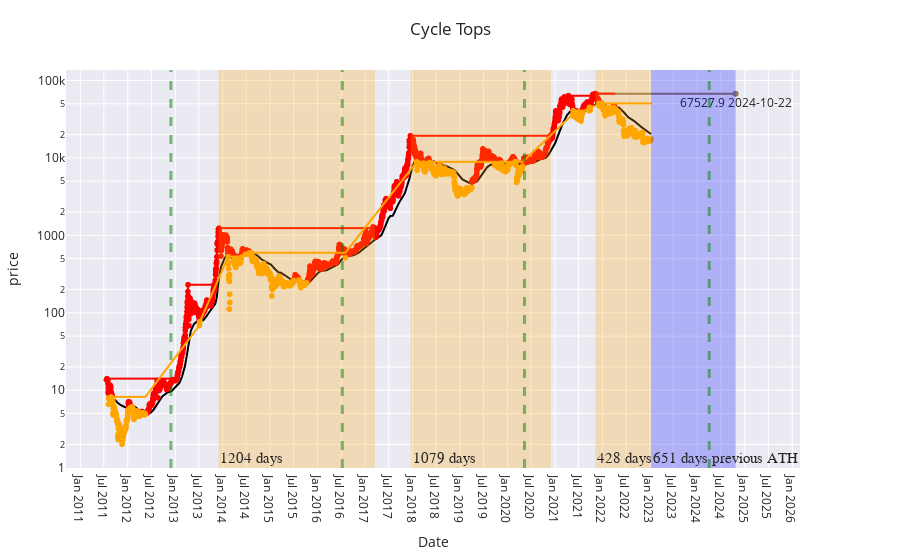

Notebook cell for this chart:
### Code cell
## Approximate date/time to reach previous ATH

import plotly.express as px
import plotly.graph_objects as go
fig = px.scatter(df, x="date", y="price", color="status", color_discrete_sequence=["red", "orange"], trendline="expanding", trendline_options=dict(function="max"), 
                 title="price")

fig.add_trace(go.Scatter(name="MeanAvg", x=df['date'], y=df['meanavge'], marker = {'color' : 'black'}, legendrank=2))
# fig.add_trace(go.Scatter(name="Middle Bound", x=prediction['ds'],  mode = 'lines',line=dict(width=1,color='darkred'), y=np.exp(prediction['yhat']), legendrank=2))
# fig.add_trace(go.Scatter(name="Lower Bound", x=prediction['ds'],  mode = 'lines',line=dict(width=1,color='darkred'), y=np.exp(prediction['yhat_lower']), legendrank=1))
# fig.add_trace(go.Scatter(name="Upper Bound", x=prediction['ds'], mode = 'lines',line=dict(width=1,color='darkred'), y=np.exp(prediction['yhat_upper']), legendrank=1))

fig.update_yaxes(fixedrange=False)
fig.update_layout(title_text='Cycle Tops')
fig.update_yaxes(type="log")
fig.update_xaxes(ticklabelposition="inside top", title="Date")
fig.update_yaxes(nticks=15)
fig.update_xaxes(nticks=50)
fig.update_layout(
    margin=dict(l=20, r=100, t=70, b=20),
)

fig.add_vrect(x0="2017-03-17", x1="2013-11-29", 
              annotation_text=str((date(2017, 3, 17)-date(2013, 11, 29)).days) + " days", annotation_position="bottom left",
              annotation=dict(font_size=15, font_family="Times New Roman"),
              fillcolor="orange", opacity=0.25, line_width=0)
fig.add_vrect(x0="2017-12-17", x1="2020-11-30", 
              annotation_text=str((date(2020, 11, 30)-date(2017, 12, 17)).days) + " days", annotation_position="bottom left",
              annotation=dict(font_size=15, font_family="Times New Roman"),
              fillcolor="orange", opacity=0.25, line_width=0)
fig.add_vrect(x0="2021-11-08", x1=(f'{datetime.today():%Y-%m-%d}'), 
              annotation_text=str((date.today()-date(2021, 11, 8)).days) + " days", annotation_position="bottom left",
              annotation=dict(font_size=15, font_family="Times New Roman"),
              fillcolor="orange", opacity=0.25, line_width=0)
fig.add_vrect(x0=(f'{datetime.today():%Y-%m-%d}'), x1="2024-10-22", 
              annotation_text=str((date(2024, 10, 22) - date.today()).days) + " days previous ATH", annotation_position="bottom left",
              annotation=dict(font_size=15, font_family="Times New Roman"),
              fillcolor="blue", opacity=0.25, line_width=0)

fig.add_trace(go.Scatter(
    x=[(date(2021, 11, 8)),(date(2021, 11, 8) +timedelta(days=1079))],
    y=[df.price[df['price']==df.price.max()].tolist()[0],df.price[df['price']==df.price.max()].tolist()[0]],
    mode="markers+text+lines",
    name="Lines and Text",
    text=[ " ",str(df.price[df['price']==df.price.max()].tolist()[0]) + " " + str((date(2021, 11, 8) +timedelta(days=1079)))],
    textposition="bottom center"
))


fig.update_layout(showlegend=False)
fig.add_vline(x='2012-11-28', line_width=3, line_dash="dash", line_color="green")
fig.add_vline(x='2016-07-09', line_width=3, line_dash="dash", line_color="green")	
fig.add_vline(x='2020-05-11', line_width=3, line_dash="dash", line_color="green")	
fig.add_vline(x='2024-04-02', line_width=3, line_dash="dash", line_color="green")	
fig.layout.template = 'seaborn'
fig.show()
fig.write_html('../static/approximatenextath.html')

### Figure 1 — Plotly figure (JSON) as saved in the notebook; plotly's stock layout.template omitted (floating-point values rounded to 4 significant figures; data arrays with more than 128 entries replaced by an {"elided": "..."} marker saying what was removed)
{"data": [{"hovertemplate": "status=Overvalued<br>date=%{x}<br>price=%{y}<extra></extra>", "legendgroup": "Overvalued", "marker": {"color": "red", "symbol": "circle"}, "mode": "markers", "name": "Overvalued", "showlegend": true, "type": "scattergl", "x": {"elided": "2483 str values"}, "xaxis": "x", "y": {"elided": "2483 float values"}, "yaxis": "y"}, {"hovertemplate": "<b>Expanding max trendline</b><br><br>status=Overvalued<br>date=%{x}<br>price=%{y} <b>(trend)</b><extra></extra>", "legendgroup": "Overvalued", "marker": {"color": "red", "symbol": "circle"}, "mode": "lines", "name": "Overvalued", "showlegend": false, "type": "scattergl", "x": {"elided": "2483 str values"}, "xaxis": "x", "y": {"elided": "2483 float values"}, "yaxis": "y"}, {"hovertemplate": "status=Undervalue<br>date=%{x}<br>price=%{y}<extra></extra>", "legendgroup": "Undervalue", "marker": {"color": "orange", "symbol": "circle"}, "mode": "markers", "name": "Undervalue", "showlegend": true, "type": "scattergl", "x": {"elided": "1681 str values"}, "xaxis": "x", "y": {"elided": "1681 float values"}, "yaxis": "y"}, {"hovertemplate": "<b>Expanding max trendline</b><br><br>status=Undervalue<br>date=%{x}<br>price=%{y} <b>(trend)</b><extra></extra>", "legendgroup": "Undervalue", "marker": {"color": "orange", "symbol": "circle"}, "mode": "lines", "name": "Undervalue", "showlegend": false, "type": "scattergl", "x": {"elided": "1681 str values"}, "xaxis": "x", "y": {"elided": "1681 float values"}, "yaxis": "y"}, {"legendrank": 2, "marker": {"color": "black"}, "name": "MeanAvg", "type": "scatter", "x": {"elided": "4164 str values"}, "y": {"elided": "4164 float values"}}, {"mode": "markers+text+lines", "name": "Lines and Text", "text": [" ", "67527.9 2024-10-22"], "textposition": "bottom center", "type": "scatter", "x": ["2021-11-08", "2024-10-22"], "y": [67530.0, 67530.0]}], "layout": {"annotations": [{"font": {"family": "Times New Roman", "size": 15}, "showarrow": false, "text": "1204 days", "x": "2013-11-29", "xanchor": "left", "xref": "x", "y": 0, "yanchor": "bottom", "yref": "y domain"}, {"font": {"family": "Times New Roman", "size": 15}, "showarrow": false, "text": "1079 days", "x": "2017-12-17", "xanchor": "left", "xref": "x", "y": 0, "yanchor": "bottom", "yref": "y domain"}, {"font": {"family": "Times New Roman", "size": 15}, "showarrow": false, "text": "428 days", "x": "2021-11-08", "xanchor": "left", "xref": "x", "y": 0, "yanchor": "bottom", "yref": "y domain"}, {"font": {"family": "Times New Roman", "size": 15}, "showarrow": false, "text": "651 days previous ATH", "x": "2023-01-10", "xanchor": "left", "xref": "x", "y": 0, "yanchor": "bottom", "yref": "y domain"}], "legend": {"title": {"text": "status"}, "tracegroupgap": 0}, "margin": {"b": 20, "l": 20, "r": 100, "t": 70}, "shapes": [{"fillcolor": "orange", "line": {"width": 0}, "opacity": 0.25, "type": "rect", "x0": "2017-03-17", "x1": "2013-11-29", "xref": "x", "y0": 0, "y1": 1, "yref": "y domain"}, {"fillcolor": "orange", "line": {"width": 0}, "opacity": 0.25, "type": "rect", "x0": "2017-12-17", "x1": "2020-11-30", "xref": "x", "y0": 0, "y1": 1, "yref": "y domain"}, {"fillcolor": "orange", "line": {"width": 0}, "opacity": 0.25, "type": "rect", "x0": "2021-11-08", "x1": "2023-01-10", "xref": "x", "y0": 0, "y1": 1, "yref": "y domain"}, {"fillcolor": "blue", "line": {"width": 0}, "opacity": 0.25, "type": "rect", "x0": "2023-01-10", "x1": "2024-10-22", "xref": "x", "y0": 0, "y1": 1, "yref": "y domain"}, {"line": {"color": "green", "dash": "dash", "width": 3}, "type": "line", "x0": "2012-11-28", "x1": "2012-11-28", "xref": "x", "y0": 0, "y1": 1, "yref": "y domain"}, {"line": {"color": "green", "dash": "dash", "width": 3}, "type": "line", "x0": "2016-07-09", "x1": "2016-07-09", "xref": "x", "y0": 0, "y1": 1, "yref": "y domain"}, {"line": {"color": "green", "dash": "dash", "width": 3}, "type": "line", "x0": "2020-05-11", "x1": "2020-05-11", "xref": "x", "y0": 0, "y1": 1, "yref": "y domain"}, {"line": {"color": "green", "dash": "dash", "width": 3}, "type": "line", "x0": "2024-04-02", "x1": "2024-04-02", "xref": "x", "y0": 0, "y1": 1, "yref": "y domain"}], "showlegend": false, "title": {"text": "Cycle Tops"}, "xaxis": {"anchor": "y", "domain": [0, 1], "nticks": 50, "ticklabelposition": "inside top", "title": {"text": "Date"}}, "yaxis": {"anchor": "x", "domain": [0, 1], "fixedrange": false, "nticks": 15, "title": {"text": "price"}, "type": "log"}}}
